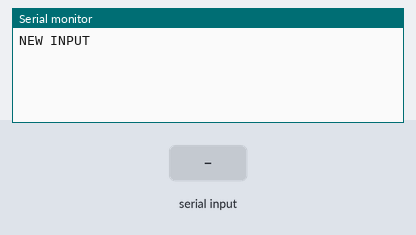
A sketch run on a simulated Arduino Uno, built with avr-gcc and run on an emulated ATmega328P. On the bench: the last lines printed to the serial monitor. The test bench sets the inputs (shaded band).

Above: at 1.2 s.
1.3 s: "1" received over the second serial link
At 1.7 s:
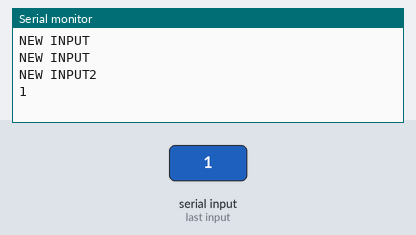
2.8 s: "90,45,200\n" received over the second serial link
At 4.0 s:
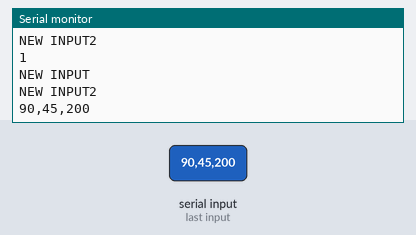
4.3 s: "3" received over the second serial link
At 5.4 s:
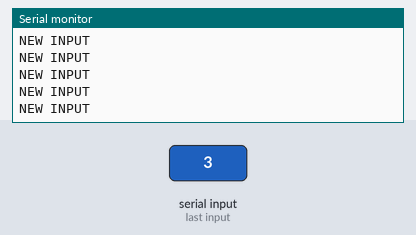

Measured:
- after the input at 1.3 s, the serial monitor: prints a new line at once (image 1)
- after the input at 2.8 s, the serial monitor: prints a new line at once (image 2)
- after the input at 4.3 s, the serial monitor: prints a new line at once (image 3)

The sketch:

FunctionGen.ino
```cpp
#include<SPI.h>
#include<math.h>
#include<SoftwareSerial.h>

#define RxD 4
#define TxD 5
#define SQUARE_WAVE_FREQ_FACTOR 30.0
#define RAMP_WAVE_FREQ_FACTOR 0.1
#define TRIANGLE_WAVE_FREQ_FACTOR 8
#define SINE_WAVE_FREQ_FACTOR 5

SoftwareSerial ESP32(RxD,TxD);

volatile uint32_t phAcc = 0;

int sample_rate = 16000000;
volatile bool send_sample;

const int PIN_CS = 10;
const int GAIN_1 = 0x1;
const int GAIN_2 = 0x0;


void setup() {

  TCCR1A = 0;
  TCCR1B = (1<<WGM12) | (1<<CS10);
  OCR1A = F_CPU/(2*sample_rate) - 1;
  TIMSK1 = (1<<OCIE1A);

  pinMode(PIN_CS, OUTPUT);
  SPI.begin();
  SPI.setClockDivider(SPI_CLOCK_DIV2);
  Serial.begin(115200);
  ESP32.begin(115200);
  ESP32.flush();

}

void setOutput(unsigned int val)
{
  byte lB = val & 0xff;
  byte hB = ((val >> 8) & 0xff) | 0x10;

  PORTB &= 0xfb;
  SPI.transfer(hB);
  SPI.transfer(lB);
  PORTB |= 0x4;
}

void setOutput(byte channel, byte gain, byte shutdown, unsigned int val)
{
  byte lB = val & 0xff;
  byte hB = ((val >> 8) & 0xff) | channel << 7 | gain << 5 |
shutdown << 4;

  PORTB &= 0xfb;
  SPI.transfer(hB);
  SPI.transfer(lB);
  PORTB |= 0x4;
}

unsigned int dacVal;
int k = 1;
int i=0;
int flag = 1;

void loop()
{
  i=0;
  float amplitude;
  float frequency=0;
  char type;
  float dutyCycle;
  String parameters = "";
  Serial.println("NEW INPUT");
  if(ESP32.available())
  {
    Serial.println("NEW INPUT2");
    char c;
    while(ESP32.available())
    {
      c = ESP32.read();
      parameters+=c;
    }
    Serial.println(parameters);


  type = parameters[0];
  char amp[5];
  char freq[8];
  char dc[4];

  for(int j = 0; j<4 ; j++)
  {
    amp[j]=parameters[j+1];
  }
  amp[4] = 0;
  for(int j = 0; j<3 ; j++)
  {
    dc[j]=parameters[j+5];
  }
  dc[3] = 0;
  for(int j = 0; j<7 ; j++)
  {
    freq[j]=parameters[j+8];
  }
  freq[7]=0;


  for(int l=0;freq[l]!='\0';l++)
  {
    frequency = frequency*10 + (freq[l]-'0');
  }


  switch (type) {
    case '1':      //sine

       amplitude = atoi(amp) / 1000.0;
       frequency = frequency;
       break;

    case '2':     //square

      amplitude = atoi(amp) / 1000.0;
      dutyCycle = atof(dc);
      dutyCycle /= 100.0;
      frequency = frequency;
      break;

     case '3':     //triangle

      amplitude = atoi(amp) / 1000.0;
      frequency = frequency;
      break;

    case '4':     //ramp

      amplitude = atoi(amp) / 1000.0;
      frequency = frequency;
      dutyCycle = atof(dc);
      dutyCycle/=100.0;

      break;


  }

  }


  uint32_t tuningWord = pow(2, 32) * frequency / (sample_rate);
  uint16_t dacval_amp = amplitude*4095/5;


  while(ESP32.available() == 0)
  {
    if(send_sample)
    {
      uint8_t count = phAcc>>20;

      phAcc += tuningWord;

      send_sample = false;

      if(type == '1')
      {
        setOutput(round((sin((TWO_PI*count/256)))*(2047.5)+(2047)));
      }
      else if(type == '2')
      {
        setOutput(count>round(dutyCycle*256.0)? dacval_amp:0);

      }
      else if(type == '3')
      {
        if(flag>=0)
        {
          setOutput(i);
          i+=64;
          if(i>=dacval_amp)
          {
            flag*=-1;
            i=0;
          }
        }
        else if(flag<0)
        {
          setOutput(dacval_amp-i);
          i+=64;
          if(i>=dacval_amp)
          {
            i=0;
            flag*=-1;
            break;
          }
        }
      }
      else if(type == '4')
      {
        if(dutyCycle == 1000)
        {
          setOutput(i);
          i++;
          if(i>dacval_amp)
            i=0;
        }
        else if(dutyCycle == 0)
        {
          setOutput(i);
          i--;
          if(i<0)
            i=dacval_amp;
        }
      }
    }
  }
}

ISR(TIMER1_COMPA_vect)
{
  send_sample = true;
}
```
